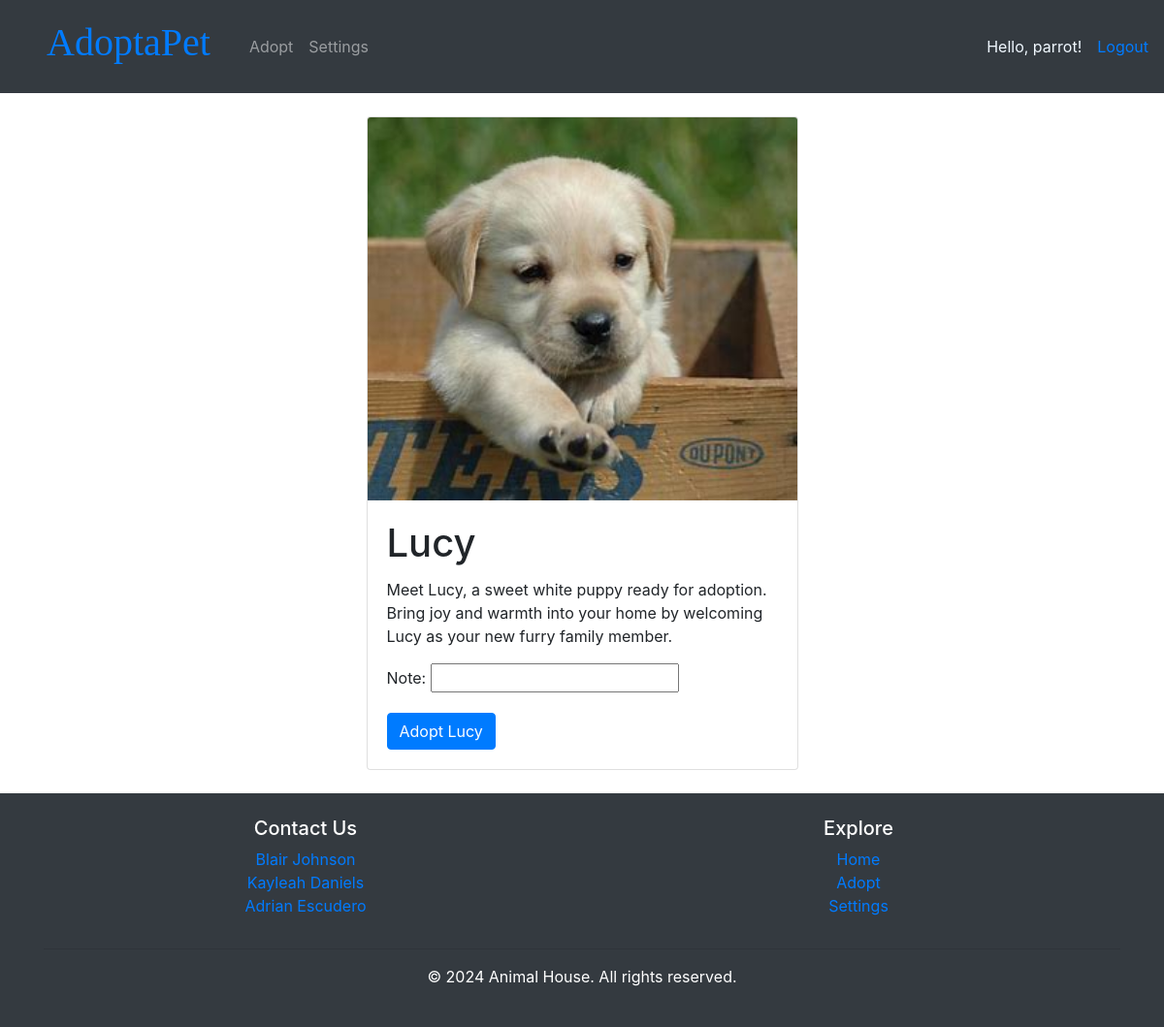
The page /adopt/6/ (signed in) on the database its author committed.
### app/models.py (models this page shows, shortened)
class Pet(models.Model):
        GENDER = (
		('Male', 'Male'),
		('Female', 'Female'),
	)
        STATUS = (
        ('Adopted', 'Adopted'),
        ('Available', 'Available'),
	)
        name = models.CharField(max_length=200, null=True)
        age = models.IntegerField()
        gender = models.CharField(max_length=200, null=True, choices=GENDER)
        description = models.CharField(max_length=1000, null=True)
        pet_pic = models.ImageField(upload_to="pets_pics")
        status = models.CharField(max_length=200, default="Available", choices=STATUS)
        owner = models.ForeignKey(Owner, null=True, on_delete=models.CASCADE)
        date_created = models.DateTimeField(auto_now_add=True, null=True)

### app/decorators.py (the view)
		def wrapper_func(request, *args, **kwargs):
			group = None
			if request.user.groups.exists():
				group = request.user.groups.all()[0].name
			if group in allowed_roles:
				return view_func(request, *args, **kwargs)
			else:
				return HttpResponse("You are not authorized to view this page")

### app/forms.py
class AdoptionForm(ModelForm):
	class Meta:
		model = Adoption
		fields = ["note"]

### app/views.py (called while the page is built, shortened)
@login_required
@allowed_users(allowed_roles=["owner"])
def adoptionPage(request, id):
    pet = get_object_or_404(Pet, id=id)
    adoption_form = AdoptionForm()
    return render(request, 'adoption.html', {'pet': pet, 'adoption_form': adoption_form})

### app/templates/adoption.html
{% extends "base.html" %} {% block content %}
<div class="container mt-4">
  <div class="row">
    <div class="col-md-5 ml-auto mr-auto">
      <div class="card">
        <img
          src="{{ pet.pet_pic.url }}"
          class="card-img-top"
          alt="{{ pet.name }} Image"
        />
        <div class="card-body">
          <h1 class="card-title">{{ pet.name }}</h1>
          <p class="card-text">{{ pet.description }}</p>
          <form method="post" action="">
            {% csrf_token %} {{ adoption_form.as_p }}
            <button type="submit" class="btn btn-primary">
              Adopt {{ pet.name }}
            </button>
          </form>
        </div>
      </div>
    </div>
  </div>
</div>
<br>
{% endblock %}

### app/templates/base.html (shortened to what this page needs)
{% load static %}
<!DOCTYPE html>
<html lang="en">
  <head>
    <link rel="stylesheet" href="{% static "styles.css" %}">
    <link rel="stylesheet" href="{% static "pets.css" %}">
    <link
      rel="stylesheet"
      href="https://stackpath.bootstrapcdn.com/bootstrap/4.3.1/css/bootstrap.min.css"
    />
  </head>
  <body>
    <nav class="navbar navbar-expand-lg navbar-dark bg-dark">
        <div class="collapse navbar-collapse" id="navbarNav">
          <div class='AnimalHouse'><h1><a href="{% url "home" %}">AdoptaPet</a><h1></div>
            <ul class="navbar-nav">
              {% if request.user.is_authenticated %}
                  {% if request.user.is_staff %}
                      <li class="nav-item">
                          <a class="nav-link" href="{% url "pets" %}">Animals</a>
                      </li>
                      <li class="nav-item">
                          <a class="nav-link" href="{% url "dash" %}">Admin</a>
                      </li>
                  {% else %}
                      <li class="nav-item">
                          <a class="nav-link" href="{% url "pets" %}">Adopt</a>
                      </li>
                      <li class="nav-item">
                          <a class="nav-link" href="{% url "settings" %}">Settings</a>
                      </li>
                  {% endif %}
              {% endif %}
          </ul>
          <div class="d-flex ml-auto">
              {% if request.user.is_authenticated %}
                  <span class="hello-msg mr-3">Hello, {{ request.user }}!</span>
                  <a class="hello-msg" href="{% url "logout" %}">Logout</a>
              {% else %}
                  <a class="hello-msg" href="{% url "login" %}">Sign In</a>
              {% endif %}
          </div>
      </nav>
    {% block content %}{% endblock content %}
    <footer class="bg-dark text-white">
      <div class="container py-4">
          <div class="row">
              <div class="col-md">
                {% if not request.user.is_staff %}
                  <h5>Contact Us</h5>
                  <ul class="list-unstyled">
                      <li><a href="https://www.linkedin.com/in/blair-johnson-47536927b/" target="_blank">Blair Johnson</a></li>
                      <li><a href="https://www.linkedin.com/in/kayleah-daniels-29041b290/" target="_blank">Kayleah Daniels</a></li>
                      <li><a href="https://www.linkedin.com/in/adrian-escudero-a5336a27b/" target="_blank">Adrian Escudero</a></li>
                  </ul>
              </div>
                  <div class="col-md">
                      <h5>Explore</h5>
                      <ul class="list-unstyled">
                          <li><a href="{% url "home" %}">Home</a></li>
                          <li><a href="{% url "pets" %}">Adopt</a></li>
                          <li><a href="{% url "settings" %}">Settings</a></li>
                      </ul>
                  </div>
              {% endif %}
          </div>
          <hr />
          <p class="text-center">&copy; 2024 Animal House. All rights reserved.</p>
      </div>
  </footer>
    </body>
  </body>
</html>

### app/static/styles.css (style rules this page uses)
html, body { height: 100%; margin: 0; }
.mr-3 { color: aliceblue; }
footer { display: flex; justify-content: flex-end; position: relative; left: 0; bottom: 0; width: 100%; text-align: center; }
.AnimalHouse { color: rgb(246, 251, 255); font-family: Georgia, 'Times New Roman', Times, serif; margin: 1.5vh 4vh ; }

### app/static/pets.css (style rules this page uses)
.card { height: 100%; display: flex; flex-direction: column; }
.card img { flex-grow: 1; object-fit: cover; }

### rows shown on the page
Pet: pet_pic (picture), name "Lucy", description "Meet Lucy, a sweet white puppy ready for adoption. Bring joy and warmth into your home by welcoming Lucy as your new furry family member."

### other values the page prints
{{ request.user }} "parrot"
